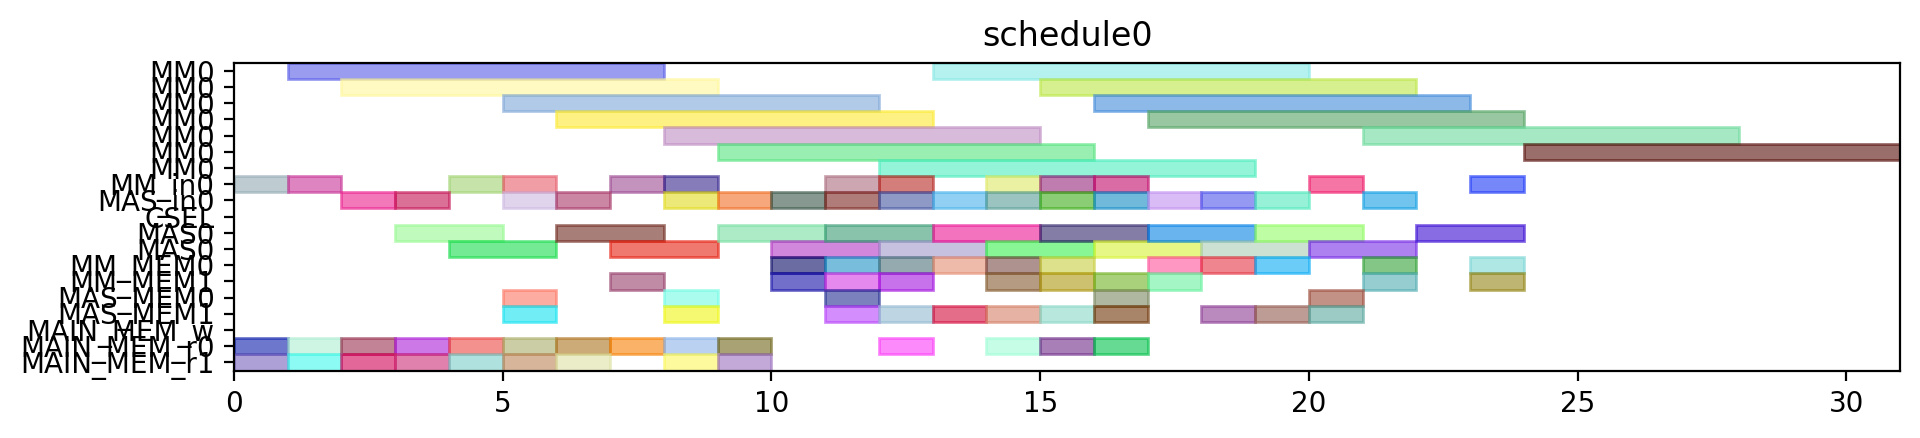

The Python source for this figure:
from pyschedule import Scenario, solvers, plotters, alt


def solve():
	horizon = 120
	S = Scenario("schedule0", horizon=horizon)

	# resource
	MM = S.Resources('MM', num=1, size=7)
	MM_in = S.Resources('MM_in', num=1)
	MAS_in = S.Resources('MAS_in', num=1)
	CSEL = S.Resource('CSEL')
	MAS = S.Resources('MAS', num=1, size=2, periods=range(1, horizon))
	MM_MEM = S.Resources('MM_MEM', num=2)
	MAS_MEM = S.Resources('MAS_MEM', num=2)
	MAIN_MEM_w = S.Resource('MAIN_MEM_w', size=1)
	MAIN_MEM_r = S.Resources('MAIN_MEM_r', num=2)

	# result of previous scheduling

	# new tasks
	t0 = S.Task('t0', length=7, delay_cost=1)
	t0 += alt(MM)
	t0_in = S.Task('t0_in', length=1, delay_cost=1)
	t0_in += alt(MM_in)
	S += t0_in*MM_in[0]<=t0*MM[0]
	t0_mem0 = S.Task('t0_mem0', length=1, delay_cost=1)
	t0_mem0 += MAIN_MEM_r[0]
	S += t0_mem0 <= t0

	t0_mem1 = S.Task('t0_mem1', length=1, delay_cost=1)
	t0_mem1 += MAIN_MEM_r[1]
	S += t0_mem1 <= t0

	t1 = S.Task('t1', length=7, delay_cost=1)
	t1 += alt(MM)
	t1_in = S.Task('t1_in', length=1, delay_cost=1)
	t1_in += alt(MM_in)
	S += t1_in*MM_in[0]<=t1*MM[0]
	t1_mem0 = S.Task('t1_mem0', length=1, delay_cost=1)
	t1_mem0 += MAIN_MEM_r[0]
	S += t1_mem0 <= t1

	t1_mem1 = S.Task('t1_mem1', length=1, delay_cost=1)
	t1_mem1 += MAIN_MEM_r[1]
	S += t1_mem1 <= t1

	t2 = S.Task('t2', length=7, delay_cost=1)
	t2 += alt(MM)
	t2_in = S.Task('t2_in', length=1, delay_cost=1)
	t2_in += alt(MM_in)
	S += t2_in*MM_in[0]<=t2*MM[0]
	t2_mem0 = S.Task('t2_mem0', length=1, delay_cost=1)
	t2_mem0 += MAIN_MEM_r[0]
	S += t2_mem0 <= t2

	t2_mem1 = S.Task('t2_mem1', length=1, delay_cost=1)
	t2_mem1 += MAIN_MEM_r[1]
	S += t2_mem1 <= t2

	t3 = S.Task('t3', length=2, delay_cost=1)
	t3 += alt(MAS)
	t3_in = S.Task('t3_in', length=1, delay_cost=1)
	t3_in += alt(MAS_in)
	S += t3_in*MAS_in[0]<=t3*MAS[0]

	t3_mem0 = S.Task('t3_mem0', length=1, delay_cost=1)
	t3_mem0 += MAIN_MEM_r[0]
	S += t3_mem0 <= t3

	t3_mem1 = S.Task('t3_mem1', length=1, delay_cost=1)
	t3_mem1 += MAIN_MEM_r[1]
	S += t3_mem1 <= t3

	t4 = S.Task('t4', length=2, delay_cost=1)
	t4 += alt(MAS)
	t4_in = S.Task('t4_in', length=1, delay_cost=1)
	t4_in += alt(MAS_in)
	S += t4_in*MAS_in[0]<=t4*MAS[0]

	t4_mem0 = S.Task('t4_mem0', length=1, delay_cost=1)
	t4_mem0 += MAIN_MEM_r[0]
	S += t4_mem0 <= t4

	t4_mem1 = S.Task('t4_mem1', length=1, delay_cost=1)
	t4_mem1 += MAIN_MEM_r[1]
	S += t4_mem1 <= t4

	t8 = S.Task('t8', length=2, delay_cost=1)
	t8 += alt(MAS)
	t8_in = S.Task('t8_in', length=1, delay_cost=1)
	t8_in += alt(MAS_in)
	S += t8_in*MAS_in[0]<=t8*MAS[0]

	t8_mem0 = S.Task('t8_mem0', length=1, delay_cost=1)
	t8_mem0 += MAIN_MEM_r[0]
	S += t8_mem0 <= t8

	t8_mem1 = S.Task('t8_mem1', length=1, delay_cost=1)
	t8_mem1 += MAIN_MEM_r[1]
	S += t8_mem1 <= t8

	t9 = S.Task('t9', length=2, delay_cost=1)
	t9 += alt(MAS)
	t9_in = S.Task('t9_in', length=1, delay_cost=1)
	t9_in += alt(MAS_in)
	S += t9_in*MAS_in[0]<=t9*MAS[0]

	t9_mem0 = S.Task('t9_mem0', length=1, delay_cost=1)
	t9_mem0 += MAIN_MEM_r[0]
	S += t9_mem0 <= t9

	t9_mem1 = S.Task('t9_mem1', length=1, delay_cost=1)
	t9_mem1 += MAIN_MEM_r[1]
	S += t9_mem1 <= t9

	t13 = S.Task('t13', length=2, delay_cost=1)
	t13 += alt(MAS)
	t13_in = S.Task('t13_in', length=1, delay_cost=1)
	t13_in += alt(MAS_in)
	S += t13_in*MAS_in[0]<=t13*MAS[0]

	t13_mem0 = S.Task('t13_mem0', length=1, delay_cost=1)
	t13_mem0 += MAIN_MEM_r[0]
	S += t13_mem0 <= t13

	t13_mem1 = S.Task('t13_mem1', length=1, delay_cost=1)
	t13_mem1 += MAIN_MEM_r[1]
	S += t13_mem1 <= t13

	t14 = S.Task('t14', length=2, delay_cost=1)
	t14 += alt(MAS)
	t14_in = S.Task('t14_in', length=1, delay_cost=1)
	t14_in += alt(MAS_in)
	S += t14_in*MAS_in[0]<=t14*MAS[0]

	t14_mem0 = S.Task('t14_mem0', length=1, delay_cost=1)
	t14_mem0 += MAIN_MEM_r[0]
	S += t14_mem0 <= t14

	t14_mem1 = S.Task('t14_mem1', length=1, delay_cost=1)
	t14_mem1 += MAIN_MEM_r[1]
	S += t14_mem1 <= t14

	t5 = S.Task('t5', length=7, delay_cost=1)
	t5 += alt(MM)
	t5_in = S.Task('t5_in', length=1, delay_cost=1)
	t5_in += alt(MM_in)
	S += t5_in*MM_in[0]<=t5*MM[0]
	t5_mem0 = S.Task('t5_mem0', length=1, delay_cost=1)
	t5_mem0 += alt(MAS_MEM)
	S += (t3*MAS[0])-1 < t5_mem0*MAS_MEM[0]
	S += t5_mem0 <= t5

	t5_mem1 = S.Task('t5_mem1', length=1, delay_cost=1)
	t5_mem1 += alt(MAS_MEM)
	S += (t4*MAS[0])-1 < t5_mem1*MAS_MEM[1]
	S += t5_mem1 <= t5

	t6 = S.Task('t6', length=2, delay_cost=1)
	t6 += alt(MAS)
	t6_in = S.Task('t6_in', length=1, delay_cost=1)
	t6_in += alt(MAS_in)
	S += t6_in*MAS_in[0]<=t6*MAS[0]

	t6_mem0 = S.Task('t6_mem0', length=1, delay_cost=1)
	t6_mem0 += alt(MM_MEM)
	S += (t0*MM[0])-1 < t6_mem0*MM_MEM[0]
	S += t6_mem0 <= t6

	t6_mem1 = S.Task('t6_mem1', length=1, delay_cost=1)
	t6_mem1 += alt(MM_MEM)
	S += (t1*MM[0])-1 < t6_mem1*MM_MEM[1]
	S += t6_mem1 <= t6

	t10 = S.Task('t10', length=7, delay_cost=1)
	t10 += alt(MM)
	t10_in = S.Task('t10_in', length=1, delay_cost=1)
	t10_in += alt(MM_in)
	S += t10_in*MM_in[0]<=t10*MM[0]
	t10_mem0 = S.Task('t10_mem0', length=1, delay_cost=1)
	t10_mem0 += alt(MAS_MEM)
	S += (t8*MAS[0])-1 < t10_mem0*MAS_MEM[0]
	S += t10_mem0 <= t10

	t10_mem1 = S.Task('t10_mem1', length=1, delay_cost=1)
	t10_mem1 += alt(MAS_MEM)
	S += (t9*MAS[0])-1 < t10_mem1*MAS_MEM[1]
	S += t10_mem1 <= t10

	t11 = S.Task('t11', length=2, delay_cost=1)
	t11 += alt(MAS)
	t11_in = S.Task('t11_in', length=1, delay_cost=1)
	t11_in += alt(MAS_in)
	S += t11_in*MAS_in[0]<=t11*MAS[0]

	t11_mem0 = S.Task('t11_mem0', length=1, delay_cost=1)
	t11_mem0 += alt(MM_MEM)
	S += (t1*MM[0])-1 < t11_mem0*MM_MEM[0]
	S += t11_mem0 <= t11

	t11_mem1 = S.Task('t11_mem1', length=1, delay_cost=1)
	t11_mem1 += alt(MM_MEM)
	S += (t2*MM[0])-1 < t11_mem1*MM_MEM[1]
	S += t11_mem1 <= t11

	t15 = S.Task('t15', length=7, delay_cost=1)
	t15 += alt(MM)
	t15_in = S.Task('t15_in', length=1, delay_cost=1)
	t15_in += alt(MM_in)
	S += t15_in*MM_in[0]<=t15*MM[0]
	t15_mem0 = S.Task('t15_mem0', length=1, delay_cost=1)
	t15_mem0 += alt(MAS_MEM)
	S += (t13*MAS[0])-1 < t15_mem0*MAS_MEM[0]
	S += t15_mem0 <= t15

	t15_mem1 = S.Task('t15_mem1', length=1, delay_cost=1)
	t15_mem1 += alt(MAS_MEM)
	S += (t14*MAS[0])-1 < t15_mem1*MAS_MEM[1]
	S += t15_mem1 <= t15

	t16 = S.Task('t16', length=2, delay_cost=1)
	t16 += alt(MAS)
	t16_in = S.Task('t16_in', length=1, delay_cost=1)
	t16_in += alt(MAS_in)
	S += t16_in*MAS_in[0]<=t16*MAS[0]

	t16_mem0 = S.Task('t16_mem0', length=1, delay_cost=1)
	t16_mem0 += alt(MM_MEM)
	S += (t0*MM[0])-1 < t16_mem0*MM_MEM[0]
	S += t16_mem0 <= t16

	t16_mem1 = S.Task('t16_mem1', length=1, delay_cost=1)
	t16_mem1 += alt(MM_MEM)
	S += (t2*MM[0])-1 < t16_mem1*MM_MEM[1]
	S += t16_mem1 <= t16

	t19 = S.Task('t19', length=7, delay_cost=1)
	t19 += alt(MM)
	t19_in = S.Task('t19_in', length=1, delay_cost=1)
	t19_in += alt(MM_in)
	S += t19_in*MM_in[0]<=t19*MM[0]
	t19_mem0 = S.Task('t19_mem0', length=1, delay_cost=1)
	t19_mem0 += MAIN_MEM_r[0]
	S += t19_mem0 <= t19

	t19_mem1 = S.Task('t19_mem1', length=1, delay_cost=1)
	t19_mem1 += alt(MM_MEM)
	S += (t2*MM[0])-1 < t19_mem1*MM_MEM[1]
	S += t19_mem1 <= t19

	t24 = S.Task('t24', length=2, delay_cost=1)
	t24 += alt(MAS)
	t24_in = S.Task('t24_in', length=1, delay_cost=1)
	t24_in += alt(MAS_in)
	S += t24_in*MAS_in[0]<=t24*MAS[0]

	t24_mem0 = S.Task('t24_mem0', length=1, delay_cost=1)
	t24_mem0 += alt(MM_MEM)
	S += (t0*MM[0])-1 < t24_mem0*MM_MEM[0]
	S += t24_mem0 <= t24

	t24_mem1 = S.Task('t24_mem1', length=1, delay_cost=1)
	t24_mem1 += alt(MM_MEM)
	S += (t0*MM[0])-1 < t24_mem1*MM_MEM[1]
	S += t24_mem1 <= t24

	t26 = S.Task('t26', length=7, delay_cost=1)
	t26 += alt(MM)
	t26_in = S.Task('t26_in', length=1, delay_cost=1)
	t26_in += alt(MM_in)
	S += t26_in*MM_in[0]<=t26*MM[0]
	t26_mem0 = S.Task('t26_mem0', length=1, delay_cost=1)
	t26_mem0 += MAIN_MEM_r[0]
	S += t26_mem0 <= t26

	t26_mem1 = S.Task('t26_mem1', length=1, delay_cost=1)
	t26_mem1 += alt(MM_MEM)
	S += (t2*MM[0])-1 < t26_mem1*MM_MEM[1]
	S += t26_mem1 <= t26

	t7 = S.Task('t7', length=2, delay_cost=1)
	t7 += alt(MAS)
	t7_in = S.Task('t7_in', length=1, delay_cost=1)
	t7_in += alt(MAS_in)
	S += t7_in*MAS_in[0]<=t7*MAS[0]

	t7_mem0 = S.Task('t7_mem0', length=1, delay_cost=1)
	t7_mem0 += alt(MM_MEM)
	S += (t5*MM[0])-1 < t7_mem0*MM_MEM[0]
	S += t7_mem0 <= t7

	t7_mem1 = S.Task('t7_mem1', length=1, delay_cost=1)
	t7_mem1 += alt(MAS_MEM)
	S += (t6*MAS[0])-1 < t7_mem1*MAS_MEM[1]
	S += t7_mem1 <= t7

	t12 = S.Task('t12', length=2, delay_cost=1)
	t12 += alt(MAS)
	t12_in = S.Task('t12_in', length=1, delay_cost=1)
	t12_in += alt(MAS_in)
	S += t12_in*MAS_in[0]<=t12*MAS[0]

	t12_mem0 = S.Task('t12_mem0', length=1, delay_cost=1)
	t12_mem0 += alt(MM_MEM)
	S += (t10*MM[0])-1 < t12_mem0*MM_MEM[0]
	S += t12_mem0 <= t12

	t12_mem1 = S.Task('t12_mem1', length=1, delay_cost=1)
	t12_mem1 += alt(MAS_MEM)
	S += (t11*MAS[0])-1 < t12_mem1*MAS_MEM[1]
	S += t12_mem1 <= t12

	t17 = S.Task('t17', length=2, delay_cost=1)
	t17 += alt(MAS)
	t17_in = S.Task('t17_in', length=1, delay_cost=1)
	t17_in += alt(MAS_in)
	S += t17_in*MAS_in[0]<=t17*MAS[0]

	t17_mem0 = S.Task('t17_mem0', length=1, delay_cost=1)
	t17_mem0 += alt(MM_MEM)
	S += (t15*MM[0])-1 < t17_mem0*MM_MEM[0]
	S += t17_mem0 <= t17

	t17_mem1 = S.Task('t17_mem1', length=1, delay_cost=1)
	t17_mem1 += alt(MAS_MEM)
	S += (t16*MAS[0])-1 < t17_mem1*MAS_MEM[1]
	S += t17_mem1 <= t17

	t25 = S.Task('t25', length=2, delay_cost=1)
	t25 += alt(MAS)
	t25_in = S.Task('t25_in', length=1, delay_cost=1)
	t25_in += alt(MAS_in)
	S += t25_in*MAS_in[0]<=t25*MAS[0]

	t25_mem0 = S.Task('t25_mem0', length=1, delay_cost=1)
	t25_mem0 += alt(MM_MEM)
	S += (t0*MM[0])-1 < t25_mem0*MM_MEM[0]
	S += t25_mem0 <= t25

	t25_mem1 = S.Task('t25_mem1', length=1, delay_cost=1)
	t25_mem1 += alt(MAS_MEM)
	S += (t24*MAS[0])-1 < t25_mem1*MAS_MEM[1]
	S += t25_mem1 <= t25

	t29 = S.Task('t29', length=2, delay_cost=1)
	t29 += alt(MAS)
	t29_in = S.Task('t29_in', length=1, delay_cost=1)
	t29_in += alt(MAS_in)
	S += t29_in*MAS_in[0]<=t29*MAS[0]

	t29_mem0 = S.Task('t29_mem0', length=1, delay_cost=1)
	t29_mem0 += alt(MM_MEM)
	S += (t0*MM[0])-1 < t29_mem0*MM_MEM[0]
	S += t29_mem0 <= t29

	t29_mem1 = S.Task('t29_mem1', length=1, delay_cost=1)
	t29_mem1 += alt(MM_MEM)
	S += (t26*MM[0])-1 < t29_mem1*MM_MEM[1]
	S += t29_mem1 <= t29

	t18 = S.Task('t18', length=7, delay_cost=1)
	t18 += alt(MM)
	t18_in = S.Task('t18_in', length=1, delay_cost=1)
	t18_in += alt(MM_in)
	S += t18_in*MM_in[0]<=t18*MM[0]
	t18_mem0 = S.Task('t18_mem0', length=1, delay_cost=1)
	t18_mem0 += MAIN_MEM_r[0]
	S += t18_mem0 <= t18

	t18_mem1 = S.Task('t18_mem1', length=1, delay_cost=1)
	t18_mem1 += alt(MAS_MEM)
	S += (t12*MAS[0])-1 < t18_mem1*MAS_MEM[1]
	S += t18_mem1 <= t18

	t27 = S.Task('t27', length=7, delay_cost=1)
	t27 += alt(MM)
	t27_in = S.Task('t27_in', length=1, delay_cost=1)
	t27_in += alt(MM_in)
	S += t27_in*MM_in[0]<=t27*MM[0]
	t27_mem0 = S.Task('t27_mem0', length=1, delay_cost=1)
	t27_mem0 += MAIN_MEM_r[0]
	S += t27_mem0 <= t27

	t27_mem1 = S.Task('t27_mem1', length=1, delay_cost=1)
	t27_mem1 += alt(MAS_MEM)
	S += (t12*MAS[0])-1 < t27_mem1*MAS_MEM[1]
	S += t27_mem1 <= t27

	t28 = S.Task('t28', length=2, delay_cost=1)
	t28 += alt(MAS)
	t28_in = S.Task('t28_in', length=1, delay_cost=1)
	t28_in += alt(MAS_in)
	S += t28_in*MAS_in[0]<=t28*MAS[0]

	t28_mem0 = S.Task('t28_mem0', length=1, delay_cost=1)
	t28_mem0 += alt(MAS_MEM)
	S += (t25*MAS[0])-1 < t28_mem0*MAS_MEM[0]
	S += t28_mem0 <= t28

	t28_mem1 = S.Task('t28_mem1', length=1, delay_cost=1)
	t28_mem1 += alt(MM_MEM)
	S += (t26*MM[0])-1 < t28_mem1*MM_MEM[1]
	S += t28_mem1 <= t28

	t30 = S.Task('t30', length=7, delay_cost=1)
	t30 += alt(MM)
	t30_in = S.Task('t30_in', length=1, delay_cost=1)
	t30_in += alt(MM_in)
	S += t30_in*MM_in[0]<=t30*MM[0]
	t30_mem0 = S.Task('t30_mem0', length=1, delay_cost=1)
	t30_mem0 += MAIN_MEM_r[0]
	S += t30_mem0 <= t30

	t30_mem1 = S.Task('t30_mem1', length=1, delay_cost=1)
	t30_mem1 += alt(MAS_MEM)
	S += (t29*MAS[0])-1 < t30_mem1*MAS_MEM[1]
	S += t30_mem1 <= t30

	t20 = S.Task('t20', length=2, delay_cost=1)
	t20 += alt(MAS)
	t20_in = S.Task('t20_in', length=1, delay_cost=1)
	t20_in += alt(MAS_in)
	S += t20_in*MAS_in[0]<=t20*MAS[0]

	t20_mem0 = S.Task('t20_mem0', length=1, delay_cost=1)
	t20_mem0 += alt(MM_MEM)
	S += (t19*MM[0])-1 < t20_mem0*MM_MEM[0]
	S += t20_mem0 <= t20

	t20_mem1 = S.Task('t20_mem1', length=1, delay_cost=1)
	t20_mem1 += alt(MM_MEM)
	S += (t18*MM[0])-1 < t20_mem1*MM_MEM[1]
	S += t20_mem1 <= t20

	t31 = S.Task('t31', length=7, delay_cost=1)
	t31 += alt(MM)
	t31_in = S.Task('t31_in', length=1, delay_cost=1)
	t31_in += alt(MM_in)
	S += t31_in*MM_in[0]<=t31*MM[0]
	t31_mem0 = S.Task('t31_mem0', length=1, delay_cost=1)
	t31_mem0 += alt(MM_MEM)
	S += (t27*MM[0])-1 < t31_mem0*MM_MEM[0]
	S += t31_mem0 <= t31

	t31_mem1 = S.Task('t31_mem1', length=1, delay_cost=1)
	t31_mem1 += alt(MM_MEM)
	S += (t30*MM[0])-1 < t31_mem1*MM_MEM[1]
	S += t31_mem1 <= t31

	t35 = S.Task('t35', length=7, delay_cost=1)
	t35 += alt(MM)
	t35_in = S.Task('t35_in', length=1, delay_cost=1)
	t35_in += alt(MM_in)
	S += t35_in*MM_in[0]<=t35*MM[0]
	t35_mem0 = S.Task('t35_mem0', length=1, delay_cost=1)
	t35_mem0 += alt(MAS_MEM)
	S += (t7*MAS[0])-1 < t35_mem0*MAS_MEM[0]
	S += t35_mem0 <= t35

	t35_mem1 = S.Task('t35_mem1', length=1, delay_cost=1)
	t35_mem1 += alt(MAS_MEM)
	S += (t28*MAS[0])-1 < t35_mem1*MAS_MEM[1]
	S += t35_mem1 <= t35

	solvers.mip.solve(S,msg=1,kind='CPLEX',ratio_gap=1.01)

	solution = [['hoge']*len(S.solution()[1]) for i in range(len(S.solution()))]
	for i in range(len(S.solution())):
		for j in range(len(S.solution()[i])):
			solution[i][j]=str(S.solution()[i][j])
	print(solution)

	cycles = int(solution[-1][3])

	pic_file_name = "/mnt/rose/usr1/fukuda/ABE/multiRAM_multiMAS_16mux/scheduling_result/stage7MM1_stage2MAS1/EP_ADD_A_ANY/schedule0.png"
	if(S.solution() != []):
		plotters.matplotlib.plot(S,img_filename=pic_file_name, show_task_labels=False, fig_size=(cycles*0.25+3, 2))

	return solution
